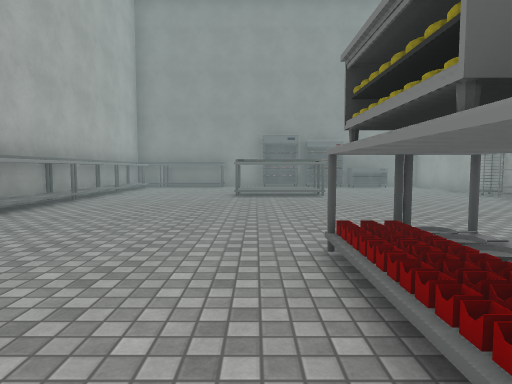
View 1 (above)

12 first-person views from a walk through a Unity game level. The camera is 1.3 m above the floor, tilts 4° down and sees 75° across. The floor is counted in squares, 2 m on a side. Each view is taken from the middle of a square. On the plan, view 1 faces up. The plan holds only what a view shows up to about 10 squares ahead; the rest is blank. The place goes on beyond the plan. The player character is not drawn. Some animated figures are not drawn. Some surface patterns are stand-ins.

View 2
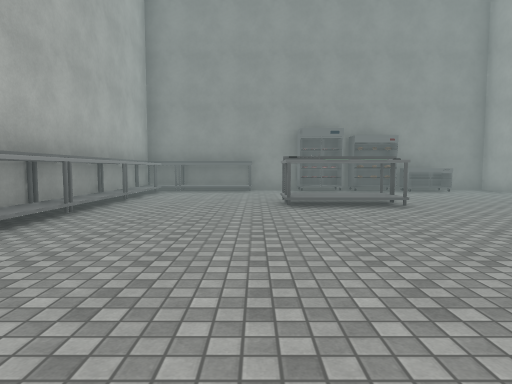

View 3
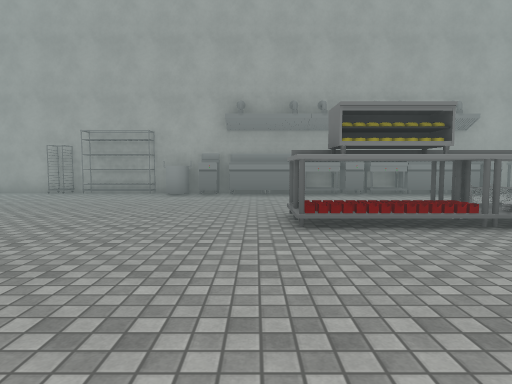

View 4
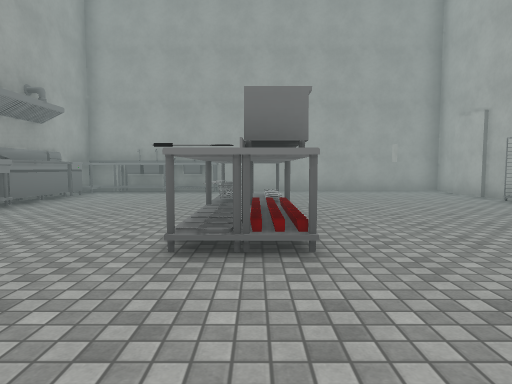

View 5
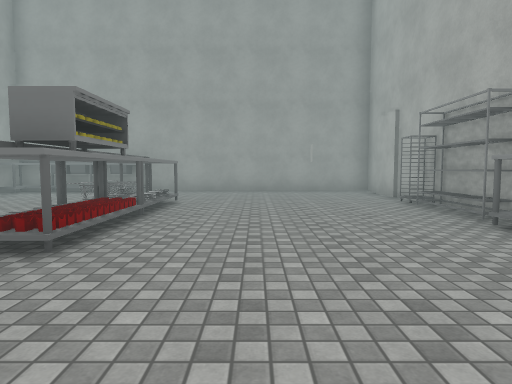

View 6
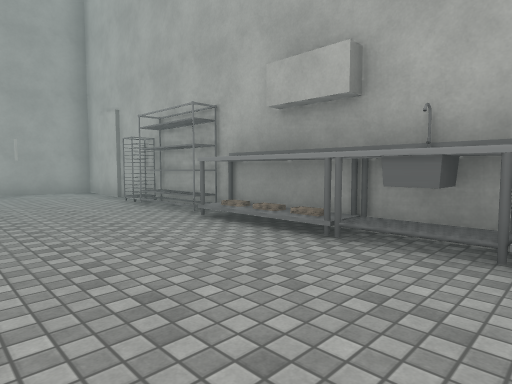

View 7
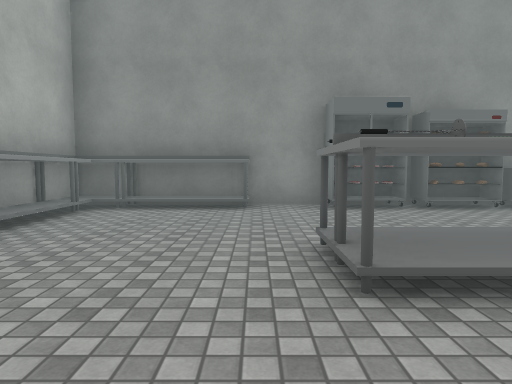

View 8
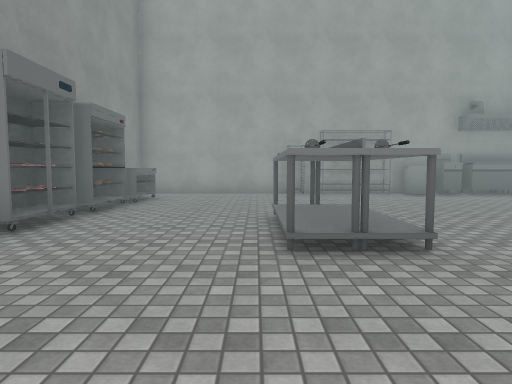

View 9
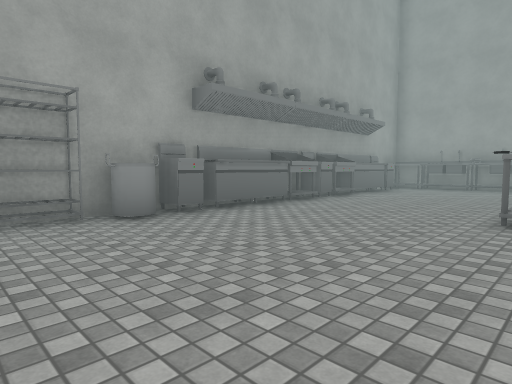

View 10
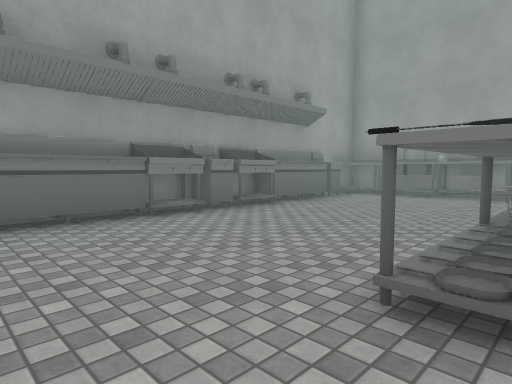

View 11
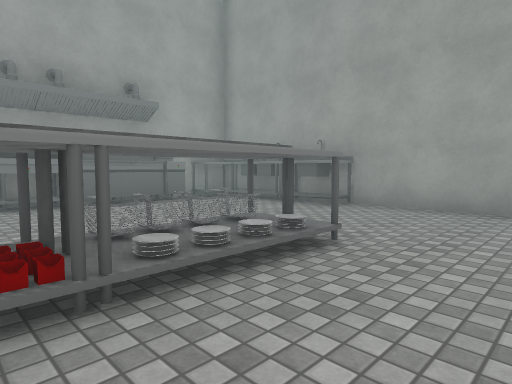

View 12
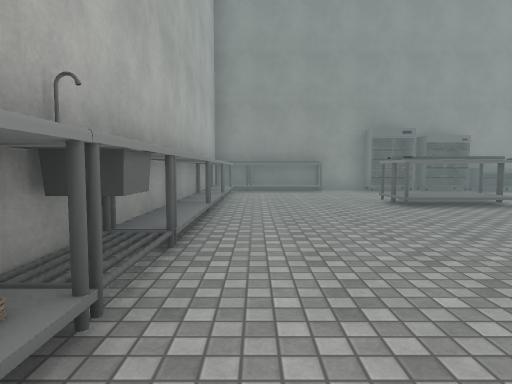

### Floor plan
Points are (right, up) in squares from view 1. A wall is a line through its corners. A room is listed if a view was taken in it or the views show most of it. See-through windows are left out.
Room 1 (views 1, 2, 3, 4, 5, 6, 7, 8, 9, 10, 11, 12)
walls: (-4.2, 0.8) (-3.8, 0.8) (-3.8, -0.8); (5.2, 5.8) (5.2, 7.4); (5.1, 1.4) (5.2, 1.8) (5.7, 1.8); (5.1, 0.8) (5.8, 0.8); (-3.8, -1) (-3.8, -1.5); (5.1, 0.2) (5.7, 0.2); (5.8, 7.3) (5.2, 7.3); (-4.2, 9.5) (-4.2, -4.6) (5.8, -4.6) (5.8, 12) (-1.5, 12); (5.9, 7.8) (5.2, 7.8); (5.9, 8.2) (5.2, 8.2); (0.8, 11.2) (0.8, 11.9); (1.7, 11.2) (1.7, 12); (1.5, 11.4) (0.2, 11.4) (0.2, 12); (3.2, 11.1) (3.2, 11.9); (3, 11.2) (1.4, 11.2) (1.4, 12); (-2.5, 12) (-4.2, 12) (-4.2, 11.4); (4.5, 11.2) (2.9, 11.2) (2.9, 11.9); (5.2, -3.1) (5.2, 2.9)
low walls: (-4.3, 0.2) (-3.8, 0.2); (4.4, 11.1) (4.4, 11.8) (3.5, 11.8)
objects: other object (-4, 2); sink (-4, 4); table (-4, 6); table (-4, 8); table (-4, 10); table (-4, 11); table (0, 8) to (1, 8); table (0, 9); other object (1, -1) to (1, 0); other object (1, 1); other object (1, 2); sink (2, -4) to (3, -4); sink (4, -4); table (5, -4); other object (5, 4); other object (5, 5)

Positions as (right, up) in squares from view 1, and headings:
1: (0, 0), facing up
2: (-1, 2), facing up
3: (-3, 3), facing right
4: (1, 5), facing down
5: (-1, 5), facing down
6: (-1, 5), facing down-left
7: (-1, 6), facing up
8: (-3, 9), facing right
9: (1, 7), facing down-right
10: (1, 4), facing down-right
11: (-1, 1), facing down-right
12: (-3, 2), facing up
